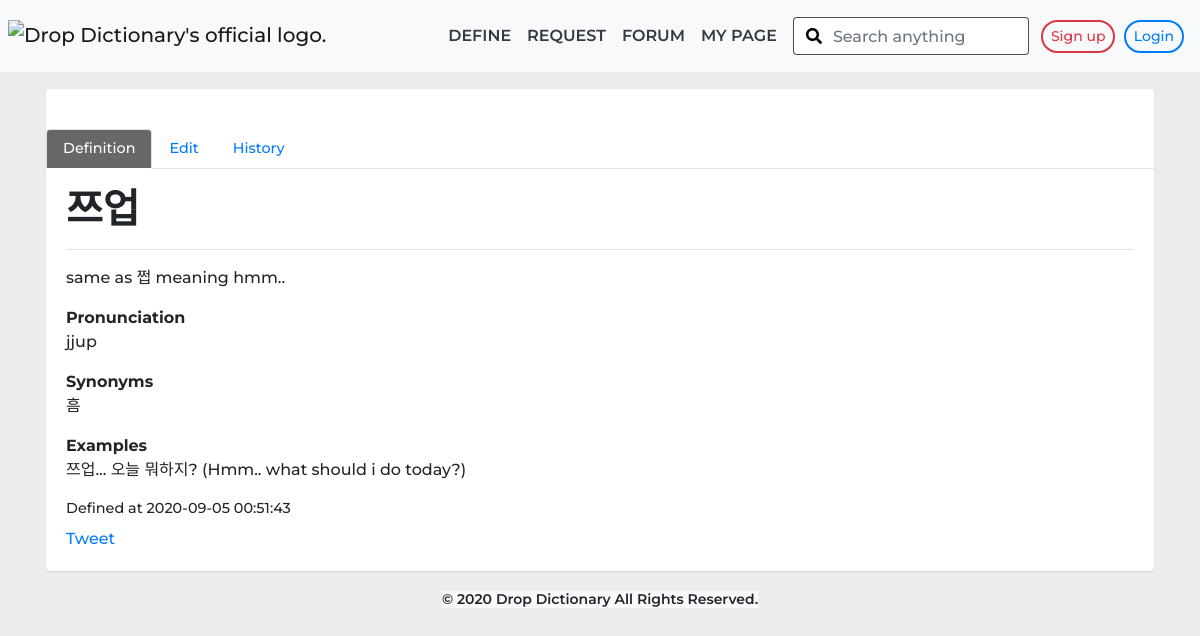
/definitions.php?term=쯔업, run on the app's committed database.
### tables this page shows
CREATE TABLE `definitions` (
  `id` int(11) NOT NULL,
  `word` varchar(200) NOT NULL,
  `pronunciation` varchar(500) DEFAULT NULL,
  `synonym` varchar(200) DEFAULT NULL,
  `definition` text NOT NULL,
  `example` varchar(200) DEFAULT NULL,
  `date` datetime NOT NULL,
  `hits` int(11) NOT NULL
);

### definitions.php (the view, shortened to what this page needs)
<?php
include_once('ip.php');
$escaped_term = mysqli_real_escape_string($conn, $_GET['term']);
$sqlViews = " UPDATE definitions SET hits =  hits + 1 WHERE word = '{$escaped_term}' ";
mysqli_query($conn, $sqlViews);
$sql = " SELECT * FROM definitions WHERE word = '{$escaped_term}' ORDER BY DATE LIMIT 1";
$result = mysqli_query($conn, $sql);
$definitionNum = mysqli_num_rows($result);
if($definitionNum == 0){
  header("location: define.php?getWord={$escaped_term}");
}
else{
  $row = mysqli_fetch_array($result);
  $filtered = array(
    'word' => htmlspecialchars($row['word']),
    'pronunciation' => htmlspecialchars($row['pronunciation']),
    'synonym' => htmlspecialchars($row['synonym']),
    'definition' => htmlspecialchars($row['definition']),
    'example' => htmlspecialchars($row['example']),
    'date' => htmlspecialchars($row['date'])
  );
}
 ?>
<!DOCTYPE html>
<html lang="en">
<head>
  <link rel="stylesheet" href="https://cdnjs.cloudflare.com/ajax/libs/font-awesome/5.8.2/css/all.min.css">
  <link rel="stylesheet" href="css/bootstrap.css">
  <link rel="stylesheet" href="css/nav.css">
  <link rel="stylesheet" href="css/search-bar.css">
  <link rel="stylesheet" href="css/default.css">
  <link rel="stylesheet" href="css/page-designed.css">
</head>
<body>
  <?php include_once('nav-bar-searchbar-included.php'); ?>
  <div class="container">
    <div class="row">
      <div class="col-12 px-3">
        <div class="card mt-3 box-shadow" style="border-top: none;">
            <div class="col-12 p-0 text-right">
              <div class="card">
                <div class="card-body">
                </div>
              </div>
              <ul class="nav nav-tabs" id="myTab" role="tablist">
                <li class="nav-item">
                  <a class="nav-link active font-90" id="home-tab" data-toggle="tab" href="#home" role="tab" aria-controls="home" aria-selected="true">Definition</a>
                </li>
                <li class="nav-item font-90">
                  <a class="nav-link" id="profile-tab" href="edit.php?term=<?=$filtered['word']?>" role="tab">Edit</a>
                </li>
                <li class="nav-item font-90">
                  <a class="nav-link" id="contact-tab" href="history.php?term=<?=$filtered['word']?>" role="tab">History</a>
                </li>
              </ul>
            </div>
          <div class="card-body card-body-main pt-0">
          <h1 class="mb-0 mt-3 font-w-700">
            <?=$filtered['word']?>
          </h1>
          <hr>
          <p class="pre-wraped"><?=$filtered['definition']?></p>
          <p class="m-0 font-weight-bold">Pronunciation</p>
          <p><?=$filtered['pronunciation']?></p>
          <p class="m-0 font-weight-bold">Synonyms</p>
          <p><?=$filtered['synonym']?></p>
          <p class="m-0 font-weight-bold">Examples</p>
          <p class="pre-wraped"><?=$filtered['example']?></p>
          <p class="font-90 mt-3 mb-2">Defined at <?=$filtered['date']?></p>
          <a href="https://twitter.com/share?ref_src=twsrc%5Etfw" class="twitter-share-button" data-text="The meaning of <?=$filtered['word']?> on Drop Dictionary: " data-show-count="false">Tweet</a>
          </div>
        </div>
    </div>
    </div>
    <?php include_once('footer.php'); ?>
  </div>
</body>
</html>

### default.css (style rules this page uses)
* { font-family:'Montserrat','Noto Sans KR',sans-serif;font-weight:500 }
.font-90 { font-size:90%!important }
.font-w-700 { font-weight:700!important }
ul { list-style:none }
.box-shadow { box-shadow:0 1px 2px 0 rgba(0,0,0,.1)!important }
.pre-wraped { white-space:pre-wrap!important;white-space:-moz-pre-wrap!important;white-space:-pre-wra p!important;white-space:-o-pre-wrap!important;word-wrap:break-all!important }

### page-designed.css (style rules this page uses)
body { background-color: #ececec !important; }
.box-shadow { box-shadow: 0 1px 2px 0 rgba(0,0,0,.1) !important; }
.card { border: none !important; }
.card-body-main { border-top: none !important; }
.nav-link.active { color: white !important; background-color: #676767 !important; }

### data on the page
definitions: word "쯔업", definition "same as 쩝 meaning hmm..", pronunciation "jjup", synonym "흠", example "쯔업... 오늘 뭐하지? (Hmm.. what should i do today?)", date "2020-09-05 00:51:43"
